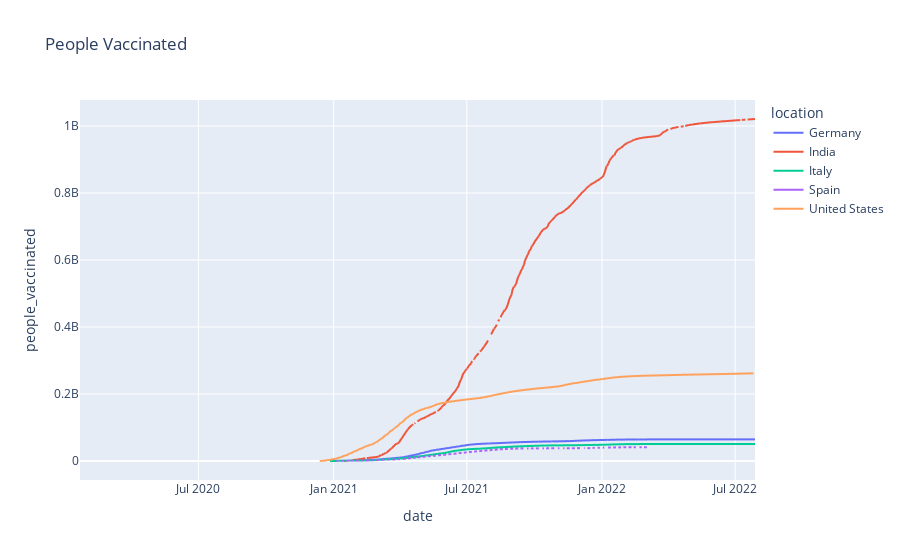

The code cell stored with this chart in its notebook:
### Markdown cell above
### Linear Graph People vaccinated over time for five countries

### Code cell
fig = px.line(df_my_list, x="date", y="people_vaccinated", color ='location', title='People Vaccinated')
fig.show()

### Figure 1 — Plotly figure (JSON) as saved in the notebook; plotly's stock layout.template omitted (floating-point values rounded to 4 significant figures; data arrays with more than 128 entries replaced by an {"elided": "..."} marker saying what was removed)
{"data": [{"hovertemplate": "location=Germany<br>date=%{x}<br>people_vaccinated=%{y}<extra></extra>", "legendgroup": "Germany", "line": {"color": "#636efa", "dash": "solid"}, "marker": {"symbol": "circle"}, "mode": "lines", "name": "Germany", "showlegend": true, "type": "scattergl", "x": {"elided": "914 str values"}, "xaxis": "x", "y": {"elided": "914 int values"}, "yaxis": "y"}, {"hovertemplate": "location=India<br>date=%{x}<br>people_vaccinated=%{y}<extra></extra>", "legendgroup": "India", "line": {"color": "#EF553B", "dash": "solid"}, "marker": {"symbol": "circle"}, "mode": "lines", "name": "India", "showlegend": true, "type": "scattergl", "x": {"elided": "911 str values"}, "xaxis": "x", "y": {"elided": "911 int values"}, "yaxis": "y"}, {"hovertemplate": "location=Italy<br>date=%{x}<br>people_vaccinated=%{y}<extra></extra>", "legendgroup": "Italy", "line": {"color": "#00cc96", "dash": "solid"}, "marker": {"symbol": "circle"}, "mode": "lines", "name": "Italy", "showlegend": true, "type": "scattergl", "x": {"elided": "910 str values"}, "xaxis": "x", "y": {"elided": "910 int values"}, "yaxis": "y"}, {"hovertemplate": "location=Spain<br>date=%{x}<br>people_vaccinated=%{y}<extra></extra>", "legendgroup": "Spain", "line": {"color": "#ab63fa", "dash": "solid"}, "marker": {"symbol": "circle"}, "mode": "lines", "name": "Spain", "showlegend": true, "type": "scattergl", "x": {"elided": "909 str values"}, "xaxis": "x", "y": {"elided": "909 int values"}, "yaxis": "y"}, {"hovertemplate": "location=United States<br>date=%{x}<br>people_vaccinated=%{y}<extra></extra>", "legendgroup": "United States", "line": {"color": "#FFA15A", "dash": "solid"}, "marker": {"symbol": "circle"}, "mode": "lines", "name": "United States", "showlegend": true, "type": "scattergl", "x": {"elided": "919 str values"}, "xaxis": "x", "y": {"elided": "919 int values"}, "yaxis": "y"}], "layout": {"legend": {"title": {"text": "location"}, "tracegroupgap": 0}, "title": {"text": "People Vaccinated"}, "xaxis": {"anchor": "y", "domain": [0, 1], "title": {"text": "date"}}, "yaxis": {"anchor": "x", "domain": [0, 1], "title": {"text": "people_vaccinated"}}}}
